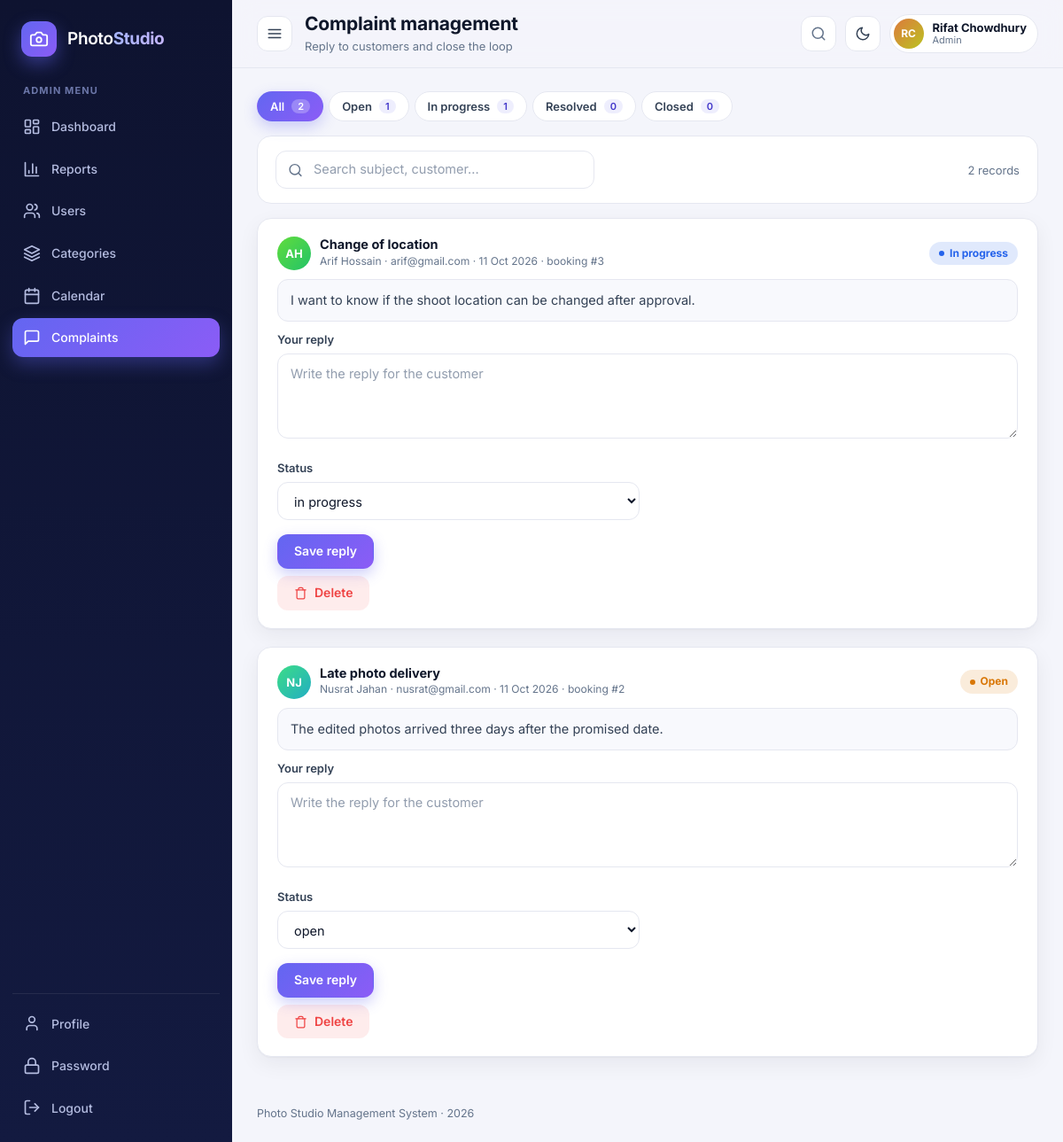
/view/admin/complaints.php (signed in), run on the app's committed database.
### tables this page shows
CREATE TABLE complaints (
	id INT PRIMARY KEY AUTO_INCREMENT,
	customer_id INT NOT NULL,
	booking_id INT DEFAULT NULL,
	subject VARCHAR(150) NOT NULL,
	message TEXT NOT NULL,
	status VARCHAR(20) DEFAULT 'open',
	admin_reply TEXT,
	created_at TIMESTAMP DEFAULT CURRENT_TIMESTAMP,
	FOREIGN KEY (customer_id) REFERENCES users(id) ON DELETE CASCADE,
	FOREIGN KEY (booking_id) REFERENCES bookings(id) ON DELETE SET NULL
);

CREATE TABLE users (
	id INT PRIMARY KEY AUTO_INCREMENT,
	name VARCHAR(100) NOT NULL,
	username VARCHAR(50) NOT NULL UNIQUE,
	email VARCHAR(100) NOT NULL UNIQUE,
	password VARCHAR(100) NOT NULL,
	phone VARCHAR(20),
	role VARCHAR(20) NOT NULL,
	specialization VARCHAR(100),
	status VARCHAR(20) DEFAULT 'active',
	profile_pic VARCHAR(255) DEFAULT '',
	created_at TIMESTAMP DEFAULT CURRENT_TIMESTAMP
);

### model/BaseModel.php (called while the page is built, shortened)
<?php
class BaseModel {
	public function establishConnection() {
		$db = new DBConnection();
		return $db->connect();
	}
	protected function run($sql, $types = '', $params = array()) {
		$conn = $this->establishConnection();
		$stmt = $conn->prepare($sql);
		if ($types !== '') {
			$stmt->bind_param($types, ...$params);
		}
		$stmt->execute();
		return $stmt;
	}
	protected function all($sql, $types = '', $params = array()) {
		$stmt = $this->run($sql, $types, $params);
		$result = $stmt->get_result();
		$rows = array();
		while ($row = $result->fetch_assoc()) {
			$rows[] = $row;
		}
		return $rows;
	}
	protected function one($sql, $types = '', $params = array()) {
		$rows = $this->all($sql, $types, $params);
		return count($rows) > 0 ? $rows[0] : null;
	}
}

### model/User.php (called while the page is built, shortened)
<?php
require_once __DIR__ . '/BaseModel.php';
class User extends BaseModel {
	public function getUserById($id) {
		return $this->one("SELECT * FROM users WHERE id = ?", 'i', array((int)$id));
	}
}

### model/Complaint.php (called while the page is built, shortened)
<?php
require_once __DIR__ . '/BaseModel.php';
class Complaint extends BaseModel {
	public function getAllComplaints() {
		return $this->all("SELECT co.*, u.name AS customer_name, u.email AS customer_email, u.profile_pic AS customer_pic
			FROM complaints co JOIN users u ON co.customer_id = u.id ORDER BY co.id DESC");
	}
}

### view/admin/complaints.php (the view, shortened to what this page needs)
<?php
require_once __DIR__ . '/../../includes/helpers.php';
require_role('admin');
require_once __DIR__ . '/../../model/Complaint.php';
$complaint = new Complaint();
$complaintList = $complaint->getAllComplaints();
require_once __DIR__ . '/../../includes/header.php';
?>
<div class="tabs mb-2" data-tabs-for="ticketList">
	<button class="tab active" data-status="all">All <span class="count"></span></button>
	<?php foreach (array('open', 'in progress', 'resolved', 'closed') as $st) { ?><button class="tab" data-status="<?php echo $st ?>"><?php echo ucfirst($st) ?> <span class="count"></span></button><?php } ?>
</div>
<div id="ticketList" data-list data-page-size="5" data-placeholder="Search subject, customer...">
<?php foreach ($complaintList as $c) { ?>
	<div class="card" data-item data-status="<?php echo e($c['status']) ?>">
		<div class="ticket" style="border:0">
			<div class="flex between flex-wrap gap-2 items-center">
				<div class="cell-user"><?php echo avatar($c['customer_name'], $c['customer_pic']) ?><div><b><?php echo e($c['subject']) ?></b><small><?php echo e($c['customer_name']) ?> &middot; <?php echo e($c['customer_email']) ?> &middot; <?php echo e(date_short($c['created_at'])) ?><?php echo $c['booking_id'] ? ' &middot; booking #' . e($c['booking_id']) : '' ?></small></div></div>
				<?php echo status_badge($c['status']) ?>
			</div>
			<div class="ticket-msg"><?php echo e($c['message']) ?></div>
			<form action="<?php echo e(app_url('controller/complaint-handler.php')) ?>" method="post">
				<div class="form-grid">
					<div class="field full"><label for="reply<?php echo e($c['id']) ?>">Your reply</label><textarea id="reply<?php echo e($c['id']) ?>" name="admin_reply" placeholder="Write the reply for the customer"><?php echo e($c['admin_reply']) ?></textarea></div>
					<div class="field"><label for="st<?php echo e($c['id']) ?>">Status</label>
						<select id="st<?php echo e($c['id']) ?>" name="status"><?php foreach (array('open', 'in progress', 'resolved', 'closed') as $st) { ?><option value="<?php echo $st ?>" <?php echo $c['status'] == $st ? 'selected' : '' ?>><?php echo $st ?></option><?php } ?></select></div>
				</div>
				<div class="actions"><button type="submit" class="btn btn-primary btn-sm">Save reply</button></div>
			</form>
			<form class="inline-form" style="margin-top:8px;display:block" action="<?php echo e(app_url('controller/complaint-handler.php')) ?>" method="post" data-confirm="This complaint will be deleted permanently." data-confirm-title="Delete complaint?" data-confirm-yes="Delete">
				<button class="btn btn-danger-soft btn-sm" type="submit"><?php echo icon('trash') ?>Delete</button>
			</form>
		</div>
	</div>
<?php } ?>
</div>
<?php require_once __DIR__ . '/../../includes/footer.php'; ?>

### includes/helpers.php (shortened to what this page needs)
<?php
function e($value) {
	return htmlspecialchars((string)$value, ENT_QUOTES, 'UTF-8');
}
function app_url($path = '') {
	static $root = null;
	if ($root === null) {
		$root = '';
		$docRoot = isset($_SERVER['DOCUMENT_ROOT']) ? realpath($_SERVER['DOCUMENT_ROOT']) : false;
		$appRoot = realpath(__DIR__ . '/..');
		if ($docRoot && $appRoot) {
			$docRoot = rtrim(str_replace('\\', '/', $docRoot), '/');
			$appRoot = str_replace('\\', '/', $appRoot);
			if (stripos($appRoot, $docRoot) === 0) {
				$root = substr($appRoot, strlen($docRoot));
			}
		}
	}
	return $root . '/' . ltrim($path, '/');
}
function require_login() {
	require_once __DIR__ . '/../model/User.php';
	$u = new User();
	$row = $u->getUserById($_SESSION['user_id']);
}
function require_role($roles) {
	require_login();
}
function date_short($d) {
	return date('d M Y', strtotime($d));
}
function initials($name) {
	$parts = preg_split('/\s+/', trim((string)$name));
	$s = '';
	for ($i = 0; $i < count($parts) && $i < 2; $i++) {
		$s .= mb_strtoupper(mb_substr($parts[$i], 0, 1));
	}
	return $s == '' ? '?' : $s;
}
function avatar($name, $pic = '', $size = '') {
	$cls = 'avatar' . ($size ? ' avatar-' . $size : '');
	$hue = (crc32((string)$name) % 360);
	return '<span class="' . $cls . '" style="--h:' . $hue . '">' . e(initials($name)) . '</span>';
}
function status_badge($status) {
	$slug = strtolower(str_replace(' ', '-', (string)$status));
	return '<span class="badge badge-' . e($slug) . '">' . e(ucfirst($status)) . '</span>';
}
function icon($name) {
	return '<svg class="ic" viewBox="0 0 24 24" fill="none" stroke="currentColor" stroke-width="2" stroke-linecap="round" stroke-linejoin="round" aria-hidden="true">' . $i[$name] . '</svg>';
}

### data on the page
complaints: customer.name "AH", subject "Change of location", customer.name "Arif Hossain", customer.email "arif@gmail.com", created_at "11 Oct 2026", booking "3", status "In progress", message "I want to know if the shoot location can be changed after approval.", admin_reply "Write the reply for the customer", status "in progress"
complaints: customer.name "NJ", subject "Late photo delivery", customer.name "Nusrat Jahan", customer.email "nusrat@gmail.com", created_at "11 Oct 2026", booking "2", status "Open", message "The edited photos arrived three days after the promised date.", admin_reply "Write the reply for the customer", status "open"

### other printed values
$_SESSION['role'] "ADMIN"
$item[1] "Dashboard"
$item[1] "Reports"
$item[1] "Users"
$item[1] "Categories"
$item[1] "Calendar"
$item[1] "Complaints"
$pageTitle "Complaint management"
$pageSubtitle "Reply to customers and close the loop"
initials($name) "RC"
$_SESSION['name'] "Rifat Chowdhury"
$_SESSION['role'] "Admin"
$st "Open"
$st "In progress"
$st "Resolved"
